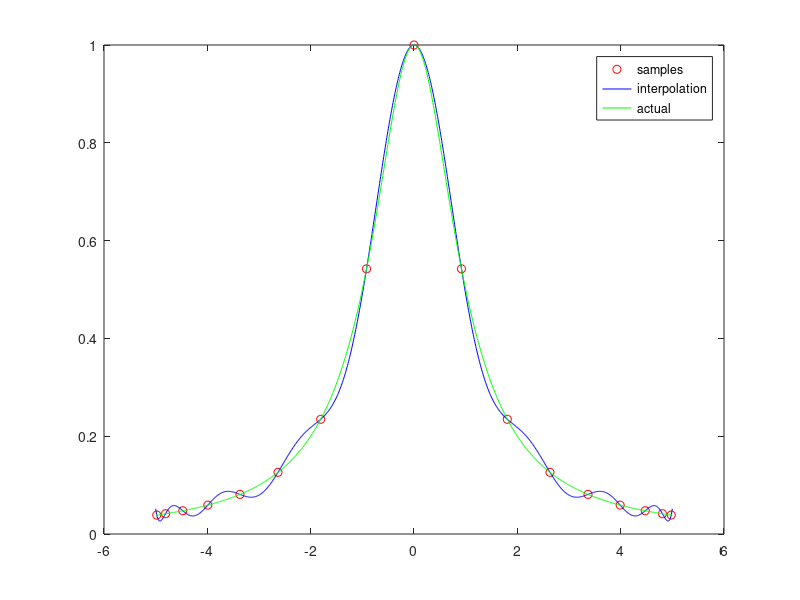

Reproduce this figure in MATLAB. (Note: this script raises an error after producing the figure.)
%%
addpath('..\lib')

%% 1)
clc; clear;

x = [-2 1 2 7];
y = [-4 -1 0.5 3];

p = polyfit(x, y, length(x) - 1);

plot(x, y, 'or', -3:0.01:10, polyval(p, -3:0.01:10), '-b')

%%
clc; clear;

x = [-5 -3 -1 1 3 5];
y = [0.1 -0.5 0.5 1.1 0.9 -2];

p = polyfit(x, y, length(x) - 1);

xs = -6:0.01:6;
plot(x, y, 'or', xs, polyval(p, xs), '-b')

%% 2)
clc; clear;

f = @(x) exp(x) .* sin(x);

n = 16;

x = linspace(-1, 1, n + 1);
y = f(x)
p = polyfit(x, y, n);

xs = -2:0.01:2;
plot(x, y, 'or', xs, polyval(p, xs), '-b', xs, f(xs), '-g')
legend('samples', 'interpolation', 'actual')

%% 3)
clc; clear;

a = 1;
b = 4;
f = @(x) ((x.^2 - 5*x + 6) .* log(x)) ./ x;

n = 5;

x = linspace(a, b, n + 1);
y = f(x);
p = polyfit(x, y, n);

xs = linspace(a, b, 1000);
pxs = polyval(p, xs);
fxs = f(xs);
plot(x, y, 'or', xs, pxs, '-b', xs, fxs, '-g')
legend('samples', 'interpolation', 'actual')

maxerr = max(abs(fxs - pxs))

%%
clc; clear;

a = -5;
b = 5;
f = @(x) 1 ./ (1 + x.^2);

n = 4;

x = linspace(a, b, n + 1);
y = f(x);
p = polyfit(x, y, n);

xs = linspace(a, b, 1000);
pxs = polyval(p, xs);
fxs = f(xs);
plot(x, y, 'or', xs, pxs, '-b', xs, fxs, '-g')
legend('samples', 'interpolation', 'actual')

maxerr = max(abs(fxs - pxs))

%% 4)
clc; clear;

a = -1;
b = 1;
n = 10;

k = 1:n;
ck = cos(pi*(2*k - 1) / (2*n));

xk = (b-a) / 2 * ck + (a+b) / 2;
plot(xk, zeros(n), 'or')
grid on
title(sprintf('Chebyshev %d nodes', n))

%% 5)
clc; clear;

a = -5;
b = 5;
n = 16; % Now larger values correspond to a smaller error
f = @(x) 1 ./ (1 + x.^2);


k = 1:n+1;
ck = cos(pi*(2*k - 1) / (2*(n+1))); % Use cheby nodes now
x = (b-a) / 2 * ck + (a+b) / 2;
y = f(x);
p = polyfit(x, y, n);

xs = linspace(a, b, 1000);
pxs = polyval(p, xs);
fxs = f(xs);
plot(x, y, 'or', xs, pxs, '-b', xs, fxs, '-g')
legend('samples', 'interpolation', 'actual')

maxerr = max(abs(fxs - pxs))

%%

x = [-1 1 2 3 5];
y = [0 -1 5 2 1];

s1 = griddedInterpolant(x, y, 'linear');
z = 0;
plot(x, y, 'ro', x, y, 'b', z, s1(z), '*g')

%% 6)
clc; clear;

f = @(x) (1 ./ (1+x.^2));

a = -5;
b = 5;

mvals = [5, 50, 500];
errs = zeros(size(mvals));

for i = 1:length(mvals)
    figure(i)
    m = mvals(i);
    H = 10/m;

    sp = linspace(a, b, m+1);
    fsp = f(sp);
    s1 = griddedInterpolant(sp, fsp, 'linear');

    xs = linspace(a, b, 10000);
    fxs = f(xs);
    s1xs = s1(xs);

    plot(xs, fxs, '-g', xs, s1xs, '-b', sp, fsp, 'ro')
    hold on
    legend('f(x)', 'linear spline', 'spline points')
    title(sprintf('m = %d', m))
    grid on

    errs(i) = max(abs(fxs - s1xs));
end

table(mvals', 10./mvals', errs', 10./mvals'.^2, 'VariableNames', {'m','H','Error', 'H^2'})

%% 7)
clc; clear;

f = @(x) (exp(x) .* cos(4*x));

a = 0;
b = pi;

mvals = [5, 50, 500];
errs = zeros(size(mvals));

for i = 1:length(mvals)
    figure(i)
    m = mvals(i);
    H = 10/m;

    sp = linspace(a, b, m+1);
    fsp = f(sp);
    s1 = griddedInterpolant(sp, fsp, 'linear');

    xs = linspace(a, b, 10000);
    fxs = f(xs);
    s1xs = s1(xs);

    plot(xs, fxs, '-g', xs, s1xs, '-b', sp, fsp, 'ro')
    hold on
    legend('f(x)', 'linear spline', 'spline points')
    title(sprintf('m = %d', m))
    grid on

    errs(i) = max(abs(fxs - s1xs));
end

table(mvals', 10./mvals', errs', 10./mvals'.^2, 'VariableNames', {'m','H','Error', 'H^2'})

%% 
clc; clear;

f = @(x) (sqrt(abs(x)));

a = -1;
b = 1;

mvals = [5, 50, 500];
errs = zeros(size(mvals));

for i = 1:length(mvals)
    figure(i)
    m = mvals(i);
    H = 10/m;

    sp = linspace(a, b, m+1);
    fsp = f(sp);
    s1 = griddedInterpolant(sp, fsp, 'linear');

    xs = linspace(a, b, 10000);
    fxs = f(xs);
    s1xs = s1(xs);

    plot(xs, fxs, '-g', xs, s1xs, '-b', sp, fsp, 'ro')
    hold on
    legend('f(x)', 'linear spline', 'spline points')
    title(sprintf('m = %d', m))
    grid on

    errs(i) = max(abs(fxs - s1xs));
end

table(mvals', 10./mvals', errs', 10./mvals'.^2, 'VariableNames', {'m','H','Error', 'H^2'})
